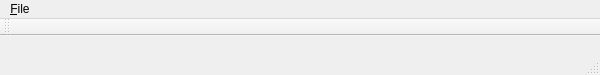
<?xml version="1.0" encoding="UTF-8"?>
<ui version="4.0">
 <class>TrackFollowerDemo</class>
 <widget class="QMainWindow" name="TrackFollowerDemo">
  <property name="geometry">
   <rect>
    <x>0</x>
    <y>0</y>
    <width>600</width>
    <height>75</height>
   </rect>
  </property>
  <property name="windowTitle">
   <string>TrackFollowerDemo</string>
  </property>
  <widget class="QWidget" name="centralWidget">
   <widget class="QLabel" name="firstFrameLabel">
    <property name="geometry">
     <rect>
      <x>0</x>
      <y>0</y>
      <width>60</width>
      <height>15</height>
     </rect>
    </property>
    <property name="text">
     <string/>
    </property>
   </widget>
   <widget class="QLabel" name="secondFrameLabel">
    <property name="geometry">
     <rect>
      <x>60</x>
      <y>0</y>
      <width>60</width>
      <height>15</height>
     </rect>
    </property>
    <property name="text">
     <string/>
    </property>
   </widget>
   <widget class="QLabel" name="maskedFrameLabel">
    <property name="geometry">
     <rect>
      <x>140</x>
      <y>0</y>
      <width>60</width>
      <height>15</height>
     </rect>
    </property>
    <property name="text">
     <string/>
    </property>
   </widget>
   <widget class="QLabel" name="outputFrameLabel">
    <property name="geometry">
     <rect>
      <x>270</x>
      <y>0</y>
      <width>60</width>
      <height>15</height>
     </rect>
    </property>
    <property name="text">
     <string/>
    </property>
   </widget>
  </widget>
  <widget class="QMenuBar" name="menuBar">
   <property name="geometry">
    <rect>
     <x>0</x>
     <y>0</y>
     <width>600</width>
     <height>24</height>
    </rect>
   </property>
   <widget class="QMenu" name="menu_File">
    <property name="title">
     <string>&amp;File</string>
    </property>
    <addaction name="actionLoadMask"/>
    <addaction name="separator"/>
    <addaction name="actionSaveFrame"/>
    <addaction name="separator"/>
    <addaction name="actionExit"/>
   </widget>
   <addaction name="menu_File"/>
  </widget>
  <widget class="QToolBar" name="mainToolBar">
   <attribute name="toolBarArea">
    <enum>TopToolBarArea</enum>
   </attribute>
   <attribute name="toolBarBreak">
    <bool>false</bool>
   </attribute>
  </widget>
  <widget class="QStatusBar" name="statusBar"/>
  <action name="actionLoadMask">
   <property name="text">
    <string>&amp;Load Mask</string>
   </property>
   <property name="shortcut">
    <string>Shift+O</string>
   </property>
  </action>
  <action name="actionSaveFrame">
   <property name="text">
    <string>&amp;Save Frame</string>
   </property>
   <property name="shortcut">
    <string>Shift+S</string>
   </property>
  </action>
  <action name="actionExit">
   <property name="text">
    <string>E&amp;xit</string>
   </property>
   <property name="shortcut">
    <string>Ctrl+X</string>
   </property>
  </action>
 </widget>
 <layoutdefault spacing="6" margin="11"/>
 <resources/>
 <connections>
  <connection>
   <sender>actionExit</sender>
   <signal>triggered()</signal>
   <receiver>TrackFollowerDemo</receiver>
   <slot>close()</slot>
   <hints>
    <hint type="sourcelabel">
     <x>-1</x>
     <y>-1</y>
    </hint>
    <hint type="destinationlabel">
     <x>299</x>
     <y>31</y>
    </hint>
   </hints>
  </connection>
 </connections>
</ui>
